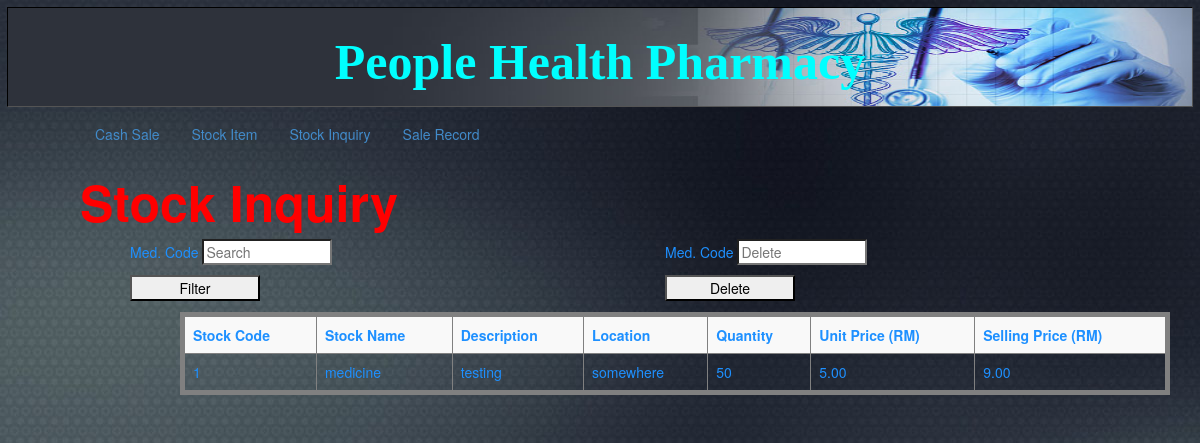
The page /inquiry.php on the database as committed earlier.
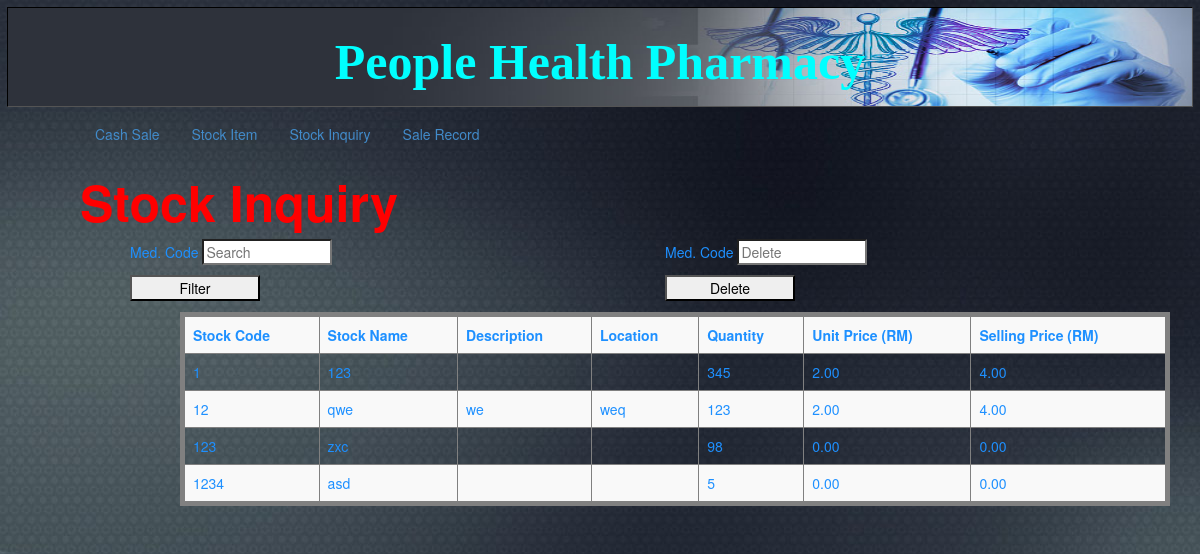
The same page on the database as committed later.
### tables this page shows
CREATE TABLE `stock_item` (
  `stock_code` int(8) NOT NULL,
  `stock_name` varchar(255) NOT NULL,
  `description` text NOT NULL,
  `location` text NOT NULL,
  `quantity` int(4) NOT NULL,
  `costing` decimal(10,2) NOT NULL,
  `selling` decimal(10,2) NOT NULL
);

### inquiry.php (the view, shortened to what this page needs)
<?php
if(isset($_POST['search']))
{
    $stockToSearch = $_POST['stockToSearch'];
    $query = "SELECT * FROM `stock_item` WHERE CONCAT(`stock_code`, `stock_name`, `description`, `location`, `quantity`, `costing`, `selling`) LIKE '%".$stockToSearch."%'";
    $search_result = filterTable($query);
}
 else {
    $query = "SELECT * FROM `stock_item`";
    $search_result = filterTable($query);
}
function filterTable($query)
{
    $connect = mysqli_connect("localhost", "root", "", "srs_db");
    $filter_Result = mysqli_query($connect, $query);
    return $filter_Result;
}
?>
<!DOCTYPE html>
<html lang="en" data-ng-app='myApp'>
<head>
	 <link href="css/bootstrap.min.css" rel="stylesheet" />
    <link href="css/style.css" rel="stylesheet" />
</head>
<body>
    <header>
        <h1 id="shopname">People Health Pharmacy</h1>
    </header>
    <div class="container">
        <?php
			include("header.php");
		?>
    <form action="inquiry.php" method="post">
    <div>
        <h1>Stock Inquiry</h1>
		<div class="row">
            <div class="col-sm-6">
                <p>Med. Code <input type="text" name="stockToSearch" placeholder="Search"></p>
                <p><input type="submit" name="search" value="Filter" /></p>
            </div>
			<div class="col-sm-6">
                <p>Med. Code <input type="text" name="toDelete" placeholder="Delete"></p>
                <p><input type="submit" name="delete" value="Delete" /></p>
            </div>
			<div class="col-sm-4">
            </div>
        </div>
		<div class="row">
			<div class="col-sm-12">
				<div class="table-responsive">
					<table class="table table-striped table-hover" border="5" cellpadding="5" cellspacing="0" style="border-collapse: collapse" bordercolor="#808080" width="100&#37">
							<tr>
								<th>Stock Code</th>
								<th>Stock Name</th>
								<th>Description</th>
								<th>Location</th>
								<th>Quantity</th>
								<th>Unit Price (RM)</th>
								<th>Selling Price (RM)</th>
							</tr>
						<?php
                            while($row = mysqli_fetch_array($search_result)):
                        ?>
							<tr>
								<td><?php
                                echo $row['stock_code'];
                            ?></td>
                            <td><?php
                                echo $row['stock_name'];
                            ?></td>
                            <td><?php
                                echo $row['description'];
                            ?></td>
                                <td><?php
                                echo $row['location'];
                            ?></td>
                            <td><?php
                                echo $row['quantity'];
                                ?>
                                </td>
                            <td><?php
                                echo $row['costing'];
                            ?></td>
                                <td><?php
                                echo $row['selling'];
                            ?></td>
							</tr>
                        <?php
                            endwhile;
                        ?>
					</table>
				</div>
			</div>
		</div>
    </div>
    </form>
    </div>
</body>
</html>

Rows that differ between the two databases and show on the page:
changed stock_item id 1: stock_name "medicine" → "123"; quantity "50" → "345"; costing "5.00" → "2.00"; selling "9.00" → "4.00"; description "testing" → (not shown); location "somewhere" → (not shown)
added stock_item: stock_code "12", stock_name "qwe", description "we", location "weq", quantity "123", costing "2.00", selling "4.00"
added stock_item: stock_code "123", stock_name "zxc", quantity "98", costing "0.00", selling "0.00"
added stock_item: stock_code "1234", stock_name "asd", quantity "5", costing "0.00", selling "0.00"
